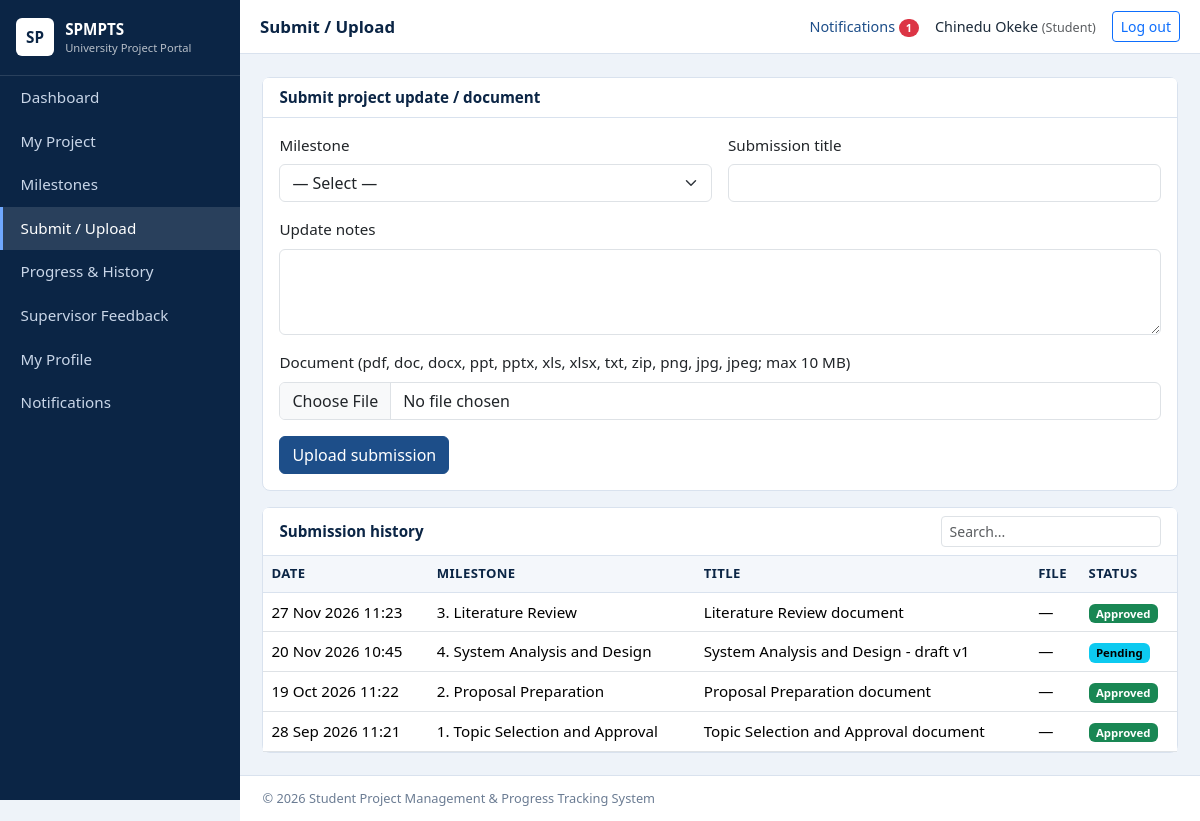
/student/upload.php (signed in), run on the app's committed database.
### tables this page shows
CREATE TABLE academic_settings (
  id INT UNSIGNED AUTO_INCREMENT PRIMARY KEY,
  setting_key VARCHAR(80) NOT NULL UNIQUE,
  setting_value VARCHAR(255) NOT NULL,
  updated_at TIMESTAMP NOT NULL DEFAULT CURRENT_TIMESTAMP ON UPDATE CURRENT_TIMESTAMP
);

CREATE TABLE submissions (
  id INT UNSIGNED AUTO_INCREMENT PRIMARY KEY,
  milestone_id INT UNSIGNED NOT NULL,
  project_id INT UNSIGNED NOT NULL,
  student_id INT UNSIGNED NOT NULL,
  title VARCHAR(200) NOT NULL,
  notes TEXT NULL,
  file_name VARCHAR(255) NULL,
  file_path VARCHAR(255) NULL,
  status ENUM('Pending','Under Review','Approved','Rejected','Revision Required') NOT NULL DEFAULT 'Pending',
  submitted_at TIMESTAMP NOT NULL DEFAULT CURRENT_TIMESTAMP,
  reviewed_at DATETIME NULL,
  CONSTRAINT fk_sub_ms FOREIGN KEY (milestone_id) REFERENCES project_milestones(id) ON DELETE CASCADE,
  CONSTRAINT fk_sub_proj FOREIGN KEY (project_id) REFERENCES projects(id) ON DELETE CASCADE,
  CONSTRAINT fk_sub_stu FOREIGN KEY (student_id) REFERENCES students(id) ON DELETE CASCADE,
  INDEX idx_sub_status (status), INDEX idx_sub_date (submitted_at)
);

CREATE TABLE project_milestones (
  id INT UNSIGNED AUTO_INCREMENT PRIMARY KEY,
  project_id INT UNSIGNED NOT NULL,
  milestone_no TINYINT UNSIGNED NOT NULL,
  title VARCHAR(150) NOT NULL,
  description TEXT NULL,
  start_date DATE NOT NULL,
  due_date DATE NOT NULL,
  status ENUM('Not Started','In Progress','Submitted','Under Review','Approved','Revision Required') NOT NULL DEFAULT 'Not Started',
  completion TINYINT UNSIGNED NOT NULL DEFAULT 0,
  updated_at TIMESTAMP NOT NULL DEFAULT CURRENT_TIMESTAMP ON UPDATE CURRENT_TIMESTAMP,
  CONSTRAINT fk_ms_proj FOREIGN KEY (project_id) REFERENCES projects(id) ON DELETE CASCADE,
  UNIQUE KEY uq_project_ms (project_id, milestone_no),
  INDEX idx_ms_status (status), INDEX idx_ms_due (due_date),
  CONSTRAINT chk_ms_completion CHECK (completion <= 100)
);

### config/db.php (called while the page is built, shortened)
<?php
function db(): PDO {
    static $pdo = null;
    if ($pdo === null) {
        try {
            $pdo = new PDO('mysql:host=' . DB_HOST . ';dbname=' . DB_NAME . ';charset=utf8mb4', DB_USER, DB_PASS, [
                PDO::ATTR_ERRMODE => PDO::ERRMODE_EXCEPTION,
                PDO::ATTR_DEFAULT_FETCH_MODE => PDO::FETCH_ASSOC,
                PDO::ATTR_EMULATE_PREPARES => false,
            ]);
        } catch (PDOException $e) {
            http_response_code(500);
            exit('Database connection failed. Check config/db.php and make sure MySQL is running and database.sql has been imported.');
        }
    }
    return $pdo;
}

### student/upload.php (the view, shortened to what this page needs)
<?php
require_once __DIR__ . '/../includes/auth.php';
$stu = student_rec(); $proj = student_project((int)$stu['id']);
$allowedExt = ['pdf','doc','docx','ppt','pptx','xls','xlsx','txt','zip','png','jpg','jpeg'];
$maxMb = max(1, (int)setting('max_upload_mb', '10'));
$pageTitle = 'Submit / Upload'; include __DIR__ . '/../includes/header.php';
if (!$proj): ?><div class="card p-4 text-muted">No project has been assigned to you yet.</div><?php include __DIR__ . '/../includes/footer.php'; exit; endif;
$ms = db()->prepare("SELECT * FROM project_milestones WHERE project_id=? AND status<>'Approved' ORDER BY milestone_no"); $ms->execute([$proj['id']]); $ms = $ms->fetchAll();
$hist = db()->prepare('SELECT s.*, m.title mtitle, m.milestone_no FROM submissions s JOIN project_milestones m ON m.id=s.milestone_id WHERE s.student_id=? ORDER BY s.submitted_at DESC, s.id DESC'); $hist->execute([$stu['id']]); $hist = $hist->fetchAll();
?>
<div class="card mb-3"><div class="card-header">Submit project update / document</div><div class="card-body">
<?php if (!$ms): ?><p class="text-muted mb-0">All milestones are approved. Nothing left to submit.</p><?php else: ?>
<form method="post" enctype="multipart/form-data"><?= csrf_field() ?>
 <div class="row g-3">
  <div class="col-md-6"><label class="form-label">Milestone</label><select name="milestone_id" class="form-select" required>
    <option value="">— Select —</option></select></div>
  <div class="col-md-6"><label class="form-label">Submission title</label><input name="title" class="form-control" maxlength="200" required value="<?= e($_POST['title'] ?? '') ?>"></div>
  <div class="col-12"><label class="form-label">Update notes</label><textarea name="notes" rows="3" class="form-control"><?= e($_POST['notes'] ?? '') ?></textarea></div>
  <div class="col-12"><label class="form-label">Document (<?= e(implode(', ', $allowedExt)) ?>; max <?= $maxMb ?> MB)</label><input type="file" name="document" class="form-control" required></div>
 </div><button class="btn btn-primary mt-3">Upload submission</button></form><?php endif; ?>
</div></div>
<div class="card"><div class="card-header d-flex justify-content-between align-items-center">Submission history
 <input type="search" class="form-control form-control-sm w-auto" placeholder="Search..." data-table-search="#hist"></div>
<div class="table-responsive"><table class="table table-hover mb-0 align-middle" id="hist"><thead><tr><th>Date</th><th>Milestone</th><th>Title</th><th>File</th><th>Status</th></tr></thead><tbody>
<?php foreach ($hist as $h): ?><tr><td><?= e(date('d M Y H:i', strtotime($h['submitted_at']))) ?></td><td><?= (int)$h['milestone_no'] ?>. <?= e($h['mtitle']) ?></td><td><?= e($h['title']) ?></td>
 <td><?php if ($h['file_path']): ?><a href="<?= e(url('download.php?id=' . (int)$h['id'])) ?>"><?= e($h['file_name']) ?></a><?php else: ?>—<?php endif; ?></td><td><?= badge($h['status']) ?></td></tr>
<?php endforeach; if (!$hist): ?><tr><td colspan="5" class="text-muted">No submissions yet.</td></tr><?php endif; ?></tbody></table></div></div>
<?php include __DIR__ . '/../includes/footer.php'; ?>

### includes/auth.php (shortened to what this page needs)
<?php
require_once __DIR__ . '/../config/db.php';
function e($v): string { return htmlspecialchars((string)$v, ENT_QUOTES, 'UTF-8'); }
function badge(string $s): string {
    $map = ['Not Started' => 'secondary', 'In Progress' => 'primary', 'Submitted' => 'info', 'Under Review' => 'warning', 'Approved' => 'success',
            'Revision Required' => 'danger', 'Pending' => 'info', 'Rejected' => 'danger', 'Completed' => 'success', 'active' => 'success', 'inactive' => 'secondary'];
    return '<span class="badge text-bg-' . ($map[$s] ?? 'secondary') . '">' . e($s) . '</span>';
}
function setting(string $key, string $default = ''): string {
    $st = db()->prepare('SELECT setting_value FROM academic_settings WHERE setting_key=?'); $st->execute([$key]);
    $v = $st->fetchColumn(); return $v === false ? $default : (string)$v;
}

### assets/css/style.css (style rules this page uses)
:root { --navy:#0b2545;--blue:#1d4e89;--light:#eef3f9;--line:#d9e2ee }
body { background:var(--light);font-family:"Segoe UI",Roboto,Arial,sans-serif;color:#1c2b3a;font-size:.95rem }
.card { border:1px solid var(--line);border-radius:8px;box-shadow:none }
.card-header { background:#fff;font-weight:600;color:var(--navy);border-bottom:1px solid var(--line) }
.table thead th { background:#f4f7fb;color:var(--navy);font-size:.82rem;text-transform:uppercase;letter-spacing:.03em;border-bottom:1px solid var(--line) }
.btn-primary { background:var(--blue);border-color:var(--blue) }

### data on the page
academic_settings: setting_value "10"
submissions: submitted_at "27 Nov 2026 11:23", milestone.milestone_no "3", milestone.title "Literature Review", title "Literature Review document", status "Approved"
submissions: submitted_at "20 Nov 2026 10:45", milestone.milestone_no "4", milestone.title "System Analysis and Design", title "System Analysis and Design - draft v1", status "Pending"
submissions: submitted_at "19 Oct 2026 11:22", milestone.milestone_no "2", milestone.title "Proposal Preparation", title "Proposal Preparation document", status "Approved"
submissions: submitted_at "28 Sep 2026 11:21", milestone.milestone_no "1", milestone.title "Topic Selection and Approval", title "Topic Selection and Approval document", status "Approved"

### other printed values
$label "Dashboard"
$label "My Project"
$label "Milestones"
$label "Submit / Upload"
$label "Progress & History"
$label "Supervisor Feedback"
$label "My Profile"
$pageTitle "Submit / Upload"
$unread "1"
$_SESSION['name'] "Chinedu Okeke"
$role "Student"
implode(', ', $allowedExt) "pdf, doc, docx, ppt, pptx, xls, xlsx, txt, zip, png, jpg, jpeg"
